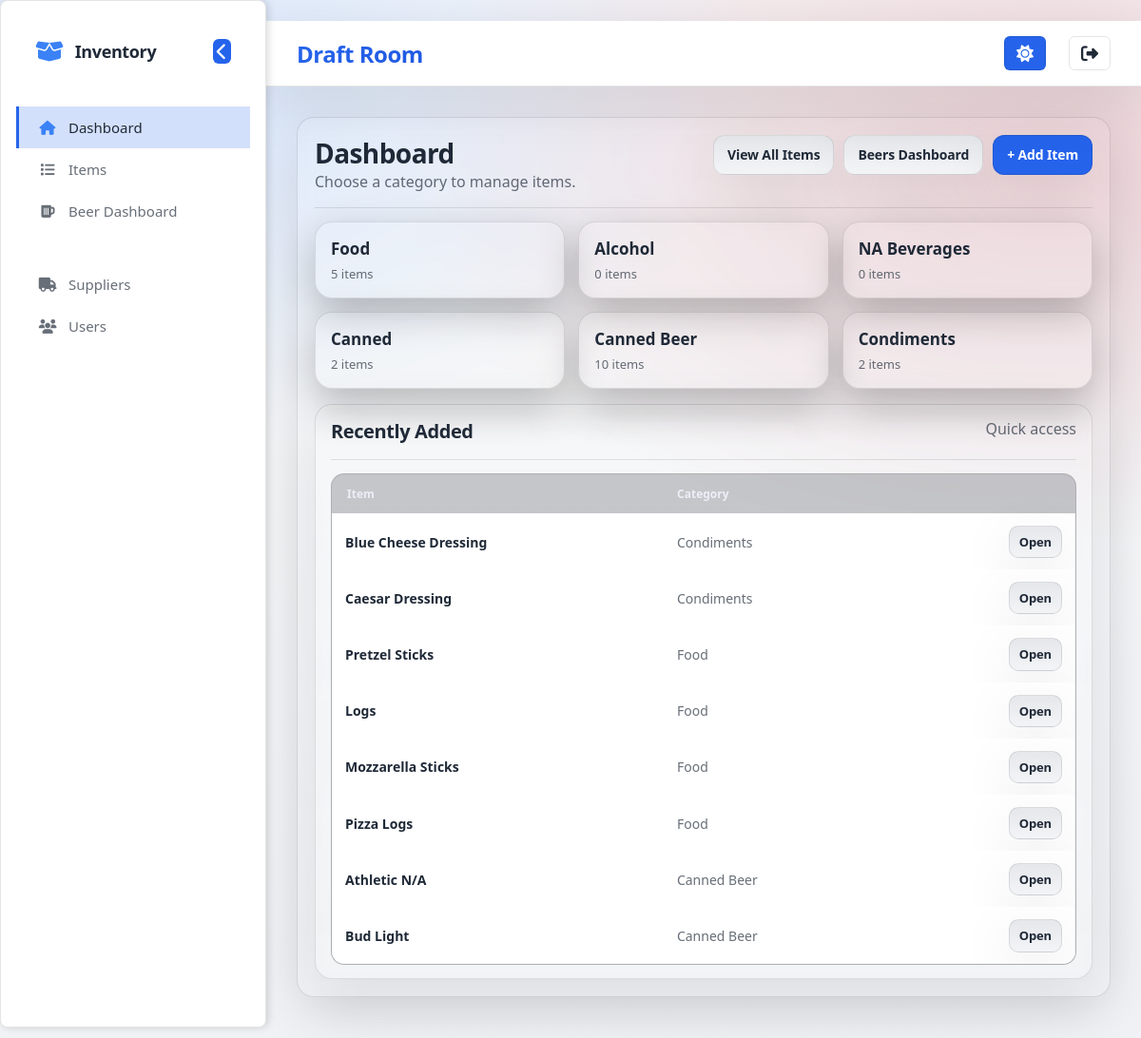
The page / (signed in) on the database its author committed.
### app.py (models this page shows)
class Item(db.Model):
    __tablename__ = "items"
    id = db.Column(db.Integer, primary_key=True)
    name = db.Column(db.String(200), nullable=False)
    category = db.Column(db.String(120), nullable=False)
    prep_type = db.Column(db.String(50), nullable=False, default="generic")
    supplier_id = db.Column(db.Integer, db.ForeignKey("suppliers.id"), nullable=True)
    supplier = db.relationship("Supplier", back_populates="items")
    unit = db.Column(db.String(50), nullable=True)
    default_units_per_box = db.Column(
    db.Integer,
    nullable=True,
)
    multiplier = db.Column(db.Float, nullable=True)
    raw_freezer_days = db.Column(db.Integer, nullable=True)
    raw_cooler_days = db.Column(db.Integer, nullable=True)
    raw_out_days = db.Column(db.Integer, nullable=True)
    prepped_freezer_days = db.Column(db.Integer, nullable=True)
    prepped_cooler_days = db.Column(db.Integer, nullable=True)
    prepped_out_days = db.Column(db.Integer, nullable=True)
    sales_mode = db.Column(db.String(40), nullable=True)
    pack1_label = db.Column(db.String(80), nullable=True)
    pack1_mult  = db.Column(db.Integer, nullable=True)
    pack2_label = db.Column(db.String(80), nullable=True)
    pack2_mult  = db.Column(db.Integer, nullable=True)
    pack3_label = db.Column(db.String(80), nullable=True)
    pack3_mult  = db.Column(db.Integer, nullable=True)
    pack4_label = db.Column(db.String(80), nullable=True)
    pack4_mult  = db.Column(db.Integer, nullable=True)
    main_bar_on_hand = db.Column(
        db.Integer,
        nullable=False,
        default=0,
        server_default=db.text("0"),
    )
    low_bar_on_hand = db.Column(
        db.Integer,
        nullable=False,
        default=0,
        server_default=db.text("0"),
    )
    on_hand_count = db.Column(
        db.Integer,
        nullable=False,
        default=0,
        server_default=db.text("0"),
    )
    created_at = db.Column(db.DateTime, nullable=False, default=datetime.utcnow)

### app.py (the view)
@app.get("/")
def dashboard():
    guard = require_view_access()
    if guard:
        return guard
    counts = db.session.query(Item.category, func.count(Item.id)).group_by(Item.category).all()
    counts_map = {c: int(n) for (c, n) in counts}
    categories = [{"name": cat, "count": counts_map.get(cat, 0)} for cat in CATEGORY_ORDER]
    extras = sorted([c for c in counts_map.keys() if c not in CATEGORY_ORDER])
    for cat in extras:
        categories.append({"name": cat, "count": counts_map.get(cat, 0)})
    recent_items = Item.query.order_by(Item.created_at.desc(), Item.id.desc()).limit(8).all()
    return render_template("dashboard.html", categories=categories, recent_items=recent_items)

### app.py (called while the page is built)
def role_rank(role: str | None) -> int:
    if not role:
        return 0
    return ROLE_RANK.get(role.strip().lower(), 0)

def current_user() -> Optional["User"]:
    uid = session.get("user_id")
    if not uid:
        return None
    try:
        return User.query.get(int(uid))
    except Exception:
        return None

def current_user_role() -> str:
    if session.get("break_glass_admin") is True:
        return "admin"
    u = current_user()
    if not u:
        return ""
    return (u.role or "").lower()

def is_logged_in() -> bool:
    return (session.get("break_glass_admin") is True) or (session.get("user_id") is not None)

def can_manage_users() -> bool:
    return current_user_role() == "admin"

def can_edit_inventory() -> bool:
    return role_rank(current_user_role()) >= ROLE_RANK["manager"]

def can_view_inventory() -> bool:
    return role_rank(current_user_role()) >= ROLE_RANK["staff"] or (session.get("break_glass_admin") is True)

def require_view_access():
    if not is_logged_in():
        return redirect("/login")
    if session.get("break_glass_admin") is True:
        return None
    if not can_view_inventory():
        session.clear()
        flash("Access denied.", "error")
        return redirect("/login")
    return None

@app.context_processor
def inject_user():
    u = current_user()
    return {
        "auth_user": u,
        "auth_break_glass": bool(session.get("break_glass_admin") is True),
        "auth_role": current_user_role(),
        "can_edit_inventory": can_edit_inventory(),
        "can_manage_users": can_manage_users(),
    }

### templates/dashboard.html
{% extends "base.html" %}
{% block content %}
<section class="card">
  <div class="cardhead">
    <div>
      <h1>Dashboard</h1>
      <span class="muted">Choose a category to manage items.</span>
    </div>
    <div class="actions">
      <a class="btn" href="/items">View All Items</a>
      <a class="btn" href="/beers/dashboard">Beers Dashboard</a>
      {% if can_edit_inventory %}
        <a class="btn primary" href="/items/new">+ Add Item</a>
      {% endif %}
    </div>
  </div>
  <div class="grid3">
    {% for c in categories %}
      <a class="tile" href="/category/{{ c.name }}">
        <div class="tile-title">{{ c.name }}</div>
        <div class="tile-sub">{{ c.count }} items</div>
      </a>
    {% endfor %}
  </div>
  <div style="height:16px;"></div>
  <div class="card mini">
    <div class="cardhead">
      <h2>Recently Added</h2>
      <span class="muted">Quick access</span>
    </div>
    {% if recent_items and recent_items|length > 0 %}
      <div class="table">
        <div class="row head" style="grid-template-columns: 1.2fr .8fr .6fr;">
          <div>Item</div><div>Category</div><div></div>
        </div>
        {% for it in recent_items %}
          <div class="row" style="grid-template-columns: 1.2fr .8fr .6fr;">
            <div class="strong">{{ it.name }}</div>
            <div class="muted">{{ it.category }}</div>
            <div class="row-actions">
              <a class="btn small" href="/items/{{ it.id }}">Open</a>
            </div>
          </div>
        {% endfor %}
      </div>
    {% else %}
      <div class="empty">No items yet.</div>
    {% endif %}
  </div>
</section>
{% endblock %}

### templates/base.html (shortened to what this page needs)
<!DOCTYPE html>
<html lang="en">
<head>
  <link rel="stylesheet" href="/static/style.css">
  <link rel="stylesheet" href="https://cdnjs.cloudflare.com/ajax/libs/font-awesome/6.4.0/css/all.min.css">
</head>
<body>
  <aside class="sidebar" id="sidebar">
    <div class="sidebar-header">
      <h2 class="sidebar-brand">
        <i class="fas fa-box-open"></i>
        <span>Inventory</span>
      </h2>
      <button class="sidebar-toggle" id="sidebarToggle" title="Collapse sidebar">
        <i class="fas fa-chevron-left"></i>
      </button>
    </div>
    <nav class="sidebar-nav">
      <a href="/" class="nav-item {% if request.path == '/' %}active{% endif %}" data-tooltip="Dashboard">
        <i class="fas fa-home"></i>
        <span>Dashboard</span>
      </a>
      <a href="/items" class="nav-item {% if '/items' in request.path %}active{% endif %}" data-tooltip="Items">
        <i class="fas fa-list"></i>
        <span>Items</span>
      </a>
      <a href="/beers/dashboard" class="nav-item {% if '/beers' in request.path %}active{% endif %}" data-tooltip="Beer Dashboard">
        <i class="fas fa-beer"></i>
        <span>Beer Dashboard</span>
      </a>
      <hr class="nav-divider">
      {% if can_edit_inventory %}
      <a href="/suppliers" class="nav-item {% if '/suppliers' in request.path %}active{% endif %}" data-tooltip="Suppliers">
        <i class="fas fa-truck"></i>
        <span>Suppliers</span>
      </a>
      <a href="/users" class="nav-item {% if '/users' in request.path %}active{% endif %}" data-tooltip="Users">
        <i class="fas fa-users"></i>
        <span>Users</span>
      </a>
      {% endif %}
    </nav>
    <div class="sidebar-footer">
    </div>
  </aside>
  <main class="main-content">
    <header class="topbar">
      <div class="topbar-brand">
        <h1>Draft Room</h1>
      </div>
      <button class="theme-toggle" id="themeToggle" title="Toggle light/dark theme">
      </button>
      <a href="/logout" class="logout-btn" title="Logout">
        <i class="fas fa-sign-out-alt"></i>
      </a>
    </header>
    <div class="page-content">
      {% block content %}{% endblock %}
    </div>
  </main>
</body>
</html>

### rows shown on the page
Item: name "Blue Cheese Dressing", category "Condiments"
Item: name "Caesar Dressing", category "Condiments"
Item: name "Pretzel Sticks", category "Food"
Item: name "Logs", category "Food"
Item: name "Mozzarella Sticks", category "Food"
Item: name "Pizza Logs", category "Food"
Item: name "Athletic N/A", category "Canned Beer"
Item: name "Bud Light", category "Canned Beer"

### other values the page prints
{{ c.name }} "Food" "Alcohol" "NA Beverages" "Canned" "Canned Beer" "Condiments"
{{ c.count }} "5" "0" "0" "2" "10" "2"
